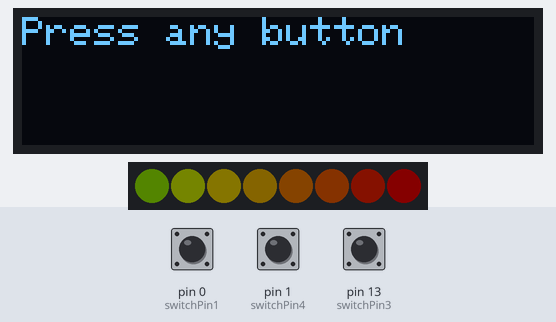
A sketch run on a simulated Arduino Uno, built with avr-gcc and run on an emulated ATmega328P. Shown: 128×32 one-colour display, 8 RGB LEDs in strip order, left to right. Inputs (shaded band) come from the test bench; at power-on: pin 0 (switchPin1) HIGH, pin 1 (switchPin4) HIGH, pin 13 (switchPin3) HIGH. Dim RGB values are drawn brighter than linear.

Above: at 5.2 s.
5.3 s: pin 0 (switchPin1) pulled LOW for 0.15 s
At 5.59 s:
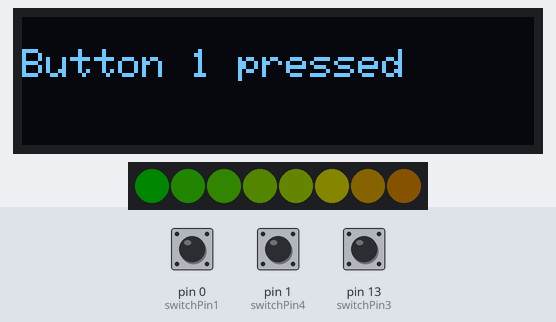
6.0 s: pin 1 (switchPin4) pulled LOW for 0.15 s
At 6.3 s:
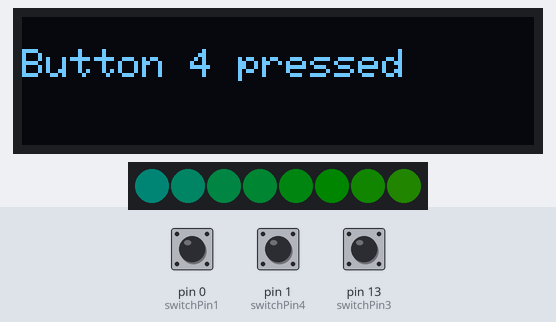
6.7 s: pin 13 (switchPin3) pulled LOW for 0.15 s
At 6.99 s:
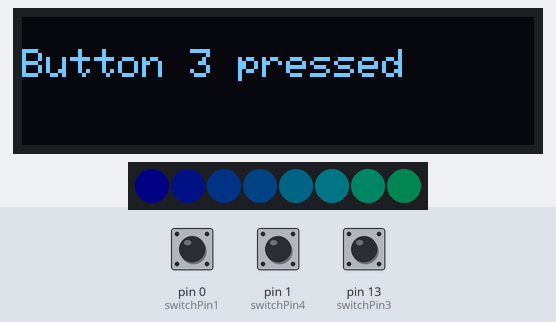
7.4 s: pin 0 (switchPin1) pulled LOW for 3.2 s
At 10.71 s:
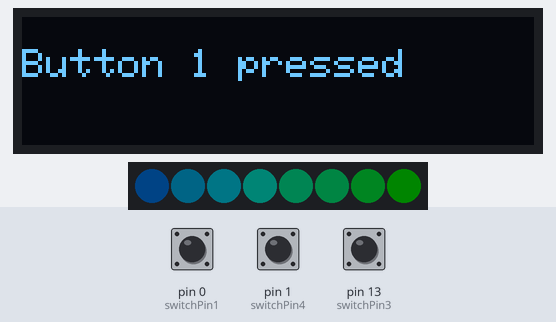
11.2 s: pin 1 (switchPin4) pulled LOW for 1 s
At 12.31 s:
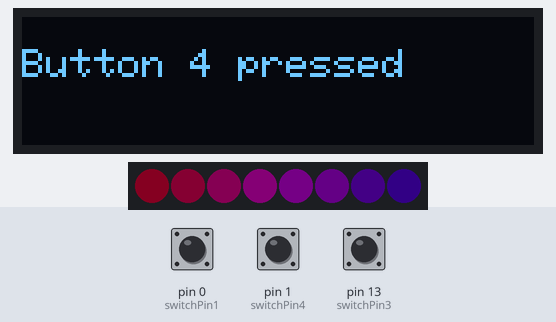
12.8 s: pin 13 (switchPin3) pulled LOW for 1 s
At 14.24 s:
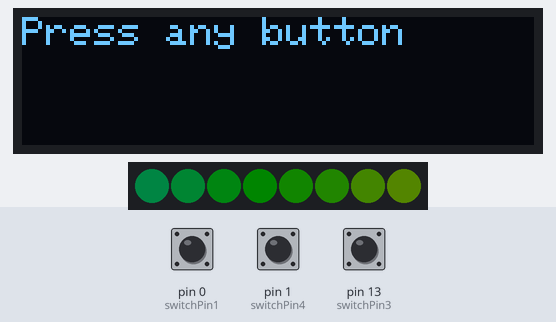
Timing chart, 0 to 17.3 s (numbered marks = the images above; inputs shaded):
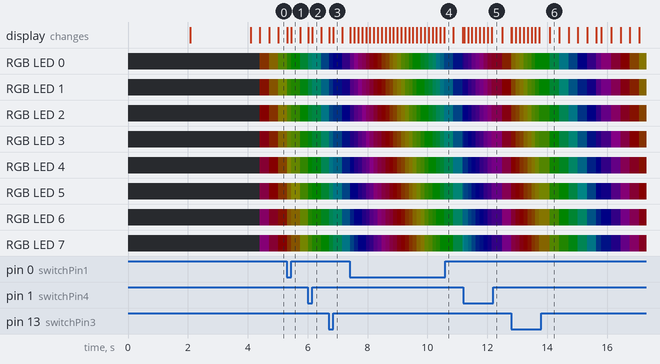

The sketch:

hardware_test.ino
```cpp
/*
 *  ____  _____      _    ____    _  ___     ____ ____
 * |  _ \| ____|_   / \  |  _ \ _/ |/ _ \ _ / ___| ___|
 * | | | |  _| (_) / _ \ | | | (_) | | | (_) |   |___ \
 * | |_| | |___ _ / ___ \| |_| |_| | |_| |_| |___ ___) |
 * |____/|_____(_)_/   \_\____/(_)_|\___/(_)\____|____/
 *
 *
 * Author : @p0lr_ @mzbat @dead10c5 @theDevilsVoice
 * Date   : March 31, 2018
 * Version: 0.4
 */

#include "Adafruit_GFX.h"
#include "Adafruit_SSD1306.h"
#include <APA102.h>
#include "deadlocks.h"

// Create an object for writing to the LED strip.
APA102<dataPin, clockPin> ledStrip;

void setup() {

  pinMode(switchPin1,INPUT_PULLUP);
  pinMode(switchPin2,INPUT_PULLUP);
  pinMode(switchPin3,INPUT_PULLUP);
  pinMode(switchPin4,INPUT_PULLUP);

  // initialize with the I2C addr 0x3C (for the 128x32)
  display.begin(SSD1306_SWITCHCAPVCC, 0x3C);
  display.setRotation(2);
  display.clearDisplay();
  display.setTextSize(1);
  display.setTextColor(WHITE);
  display.setCursor(0,0);
  display.clearDisplay();
  display.drawBitmap(0, 0,  deadlocks, 128, 64, 1);
  display.display();
  delay(2000);
  display.clearDisplay();
  display.drawBitmap(0, 0,  fdl_bmp1, 128, 64, 1);
  display.display();
  delay(2000);
  display.clearDisplay();
  display.clearDisplay();
  display.display();
}

void loop() {

  uint8_t time = millis() >> 4;
  for(uint16_t i = 0; i < ledCount; i++) {
    uint8_t p = time - i * 8;
    colors[i] = hsvToRgb((uint32_t)p * 359 / 256, 255, 255);
  }
  ledStrip.write(colors, ledCount, brightness);
  //delay(10);

  if (digitalRead(switchPin1) == LOW) {               // check if the button is pressed
    button_press("1");
  } else if (digitalRead(switchPin2) == LOW) {
    button_press("2");
  } else if (digitalRead(switchPin3) == LOW) {
    button_press("3");
  } else if (digitalRead(switchPin4) == LOW) {
    button_press("4");
  } else {
  String msg = "Press any button";
  //Serial.println(msg);
  display.setCursor(0, 0);
  display.println(msg);
  display.display();
  }
}

/* Converts a color from HSV to RGB.
 * h is hue, as a number between 0 and 360.
 * s is the saturation, as a number between 0 and 255.
 * v is the value, as a number between 0 and 255. */
rgb_color hsvToRgb(uint16_t h, uint8_t s, uint8_t v)
{
    uint8_t f = (h % 60) * 255 / 60;
    uint8_t p = (255 - s) * (uint16_t)v / 255;
    uint8_t q = (255 - f * (uint16_t)s / 255) * (uint16_t)v / 255;
    uint8_t t = (255 - (255 - f) * (uint16_t)s / 255) * (uint16_t)v / 255;
    uint8_t r = 0, g = 0, b = 0;
    switch((h / 60) % 6){
        case 0: r = v; g = t; b = p; break;
        case 1: r = q; g = v; b = p; break;
        case 2: r = p; g = v; b = t; break;
        case 3: r = p; g = q; b = v; break;
        case 4: r = t; g = p; b = v; break;
        case 5: r = v; g = p; b = q; break;
    }
    return rgb_color(r, g, b);
}

void button_press(String button_num) {
  //digitalWrite(LED_BUILTIN, LOW);   // turn LED on
  String msg = "Button " + button_num + " pressed";
  //Serial.println(msg);
  display.setCursor(0, 8);
  display.println(msg);
  display.display();
  //led_half_breath();
  delay(100);
  //digitalWrite(LED_BUILTIN, HIGH);  // turn LED off
  digitalWrite(switchPin1, HIGH);
  digitalWrite(switchPin2, HIGH);
  digitalWrite(switchPin3, HIGH);
  digitalWrite(switchPin4, HIGH);
  //delay(20);
  display.setCursor(0, 0);
  display.clearDisplay();
  display.display();

}
```

Source omitted: deadlocks.h (data table, 18657 bytes)

Measured:
- after the input at 5.3 s, the display: first changes at once (image 1 shows a later state)
- after the input at 6.0 s, the display: first changes at once (image 2 shows a later state)
- after the input at 6.7 s, the display: first changes at once (image 3 shows a later state)
- after the input at 7.4 s, the display: first changes at once (image 4 shows a later state)
- after the input at 11.2 s, the display: first changes at once (image 5 shows a later state)
- after the input at 12.8 s, the display: first differs from a run without the input at once (image 6 shows a later state)
